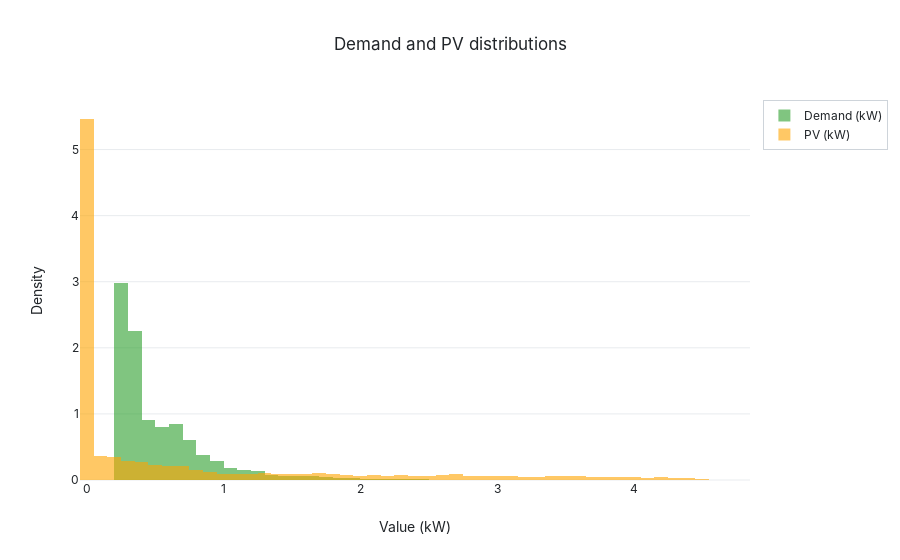

Notebook code cell kept with this figure:
### Markdown cell above
## Figure 2 – Demand and PV distributions

### Code cell
fig, axes = plt.subplots(1, 2, figsize=(12, 4))
for ax, column, color in zip(axes, ['Demand', 'pv'], [COLORS['demand'], COLORS['pv']]):
    sns.histplot(df[column], bins=60, stat='density', color=color, alpha=0.65, edgecolor='white', ax=ax)
    sns.kdeplot(df[column], color='#333333', linewidth=1.5, ax=ax)
    ax.set_title(f'{column} distribution')
    ax.set_xlabel(f'{column} (kW)')
    ax.set_ylabel('Density')
fig.suptitle('Demand and PV variability (Jul 2013 – Jun 2014)', y=1.02)
fig.tight_layout()
save_figure(fig, 'task3_fig2_distributions')
plt.show()

interactive_fig = go.Figure()
interactive_fig.add_trace(go.Histogram(x=df['Demand'], name='Demand (kW)', nbinsx=60, histnorm='probability density', opacity=0.6, marker_color=COLORS['demand']))
interactive_fig.add_trace(go.Histogram(x=df['pv'], name='PV (kW)', nbinsx=60, histnorm='probability density', opacity=0.6, marker_color=COLORS['pv']))
interactive_fig.update_layout(barmode='overlay', title='Demand and PV distributions', xaxis_title='Value (kW)', yaxis_title='Density')
save_interactive(interactive_fig, 'task3_fig2_distributions_interactive')
interactive_fig.show()

### Figure 1 — Plotly figure (JSON) as saved in the notebook; plotly's stock layout.template omitted (floating-point values rounded to 4 significant figures; data arrays with more than 128 entries replaced by an {"elided": "..."} marker saying what was removed)
{"data": [{"histnorm": "probability density", "marker": {"color": "#2ca02c"}, "name": "Demand (kW)", "nbinsx": 60, "opacity": 0.6, "type": "histogram", "x": {"elided": "8759 float values"}}, {"histnorm": "probability density", "marker": {"color": "#FFA500"}, "name": "PV (kW)", "nbinsx": 60, "opacity": 0.6, "type": "histogram", "x": {"elided": "8759 float values"}}], "layout": {"barmode": "overlay", "title": {"text": "Demand and PV distributions"}, "xaxis": {"title": {"text": "Value (kW)"}}, "yaxis": {"title": {"text": "Density"}}}}
